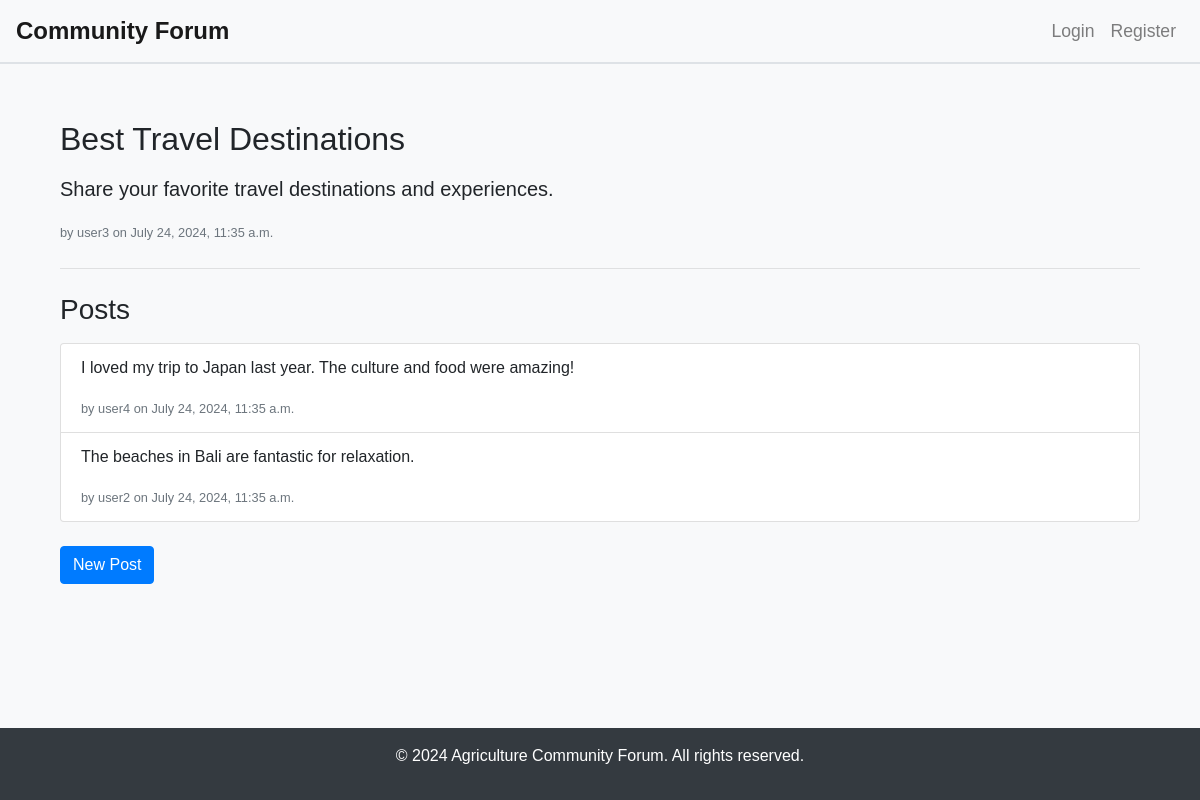
Screenshot of /category/travel/thread/best-travel-destinations/ with the database file from the repository.
### forum/models.py (models this page shows, shortened)
class Thread(models.Model):
    title = models.CharField(max_length=255)
    slug = models.SlugField(max_length=255, unique=True, blank=True)
    content = models.TextField()
    category = models.ForeignKey(
        Category, related_name='threads', on_delete=models.CASCADE)
    author = models.ForeignKey(
        User, related_name='threads', on_delete=models.CASCADE)
    is_published = models.BooleanField(default=True)
    tags = models.CharField(max_length=255, blank=True)
    created_at = models.DateTimeField(auto_now_add=True)
    updated_at = models.DateTimeField(auto_now=True)

class Post(models.Model):
    content = models.TextField()
    thread = models.ForeignKey(
        Thread, related_name='posts', on_delete=models.CASCADE)
    author = models.ForeignKey(
        User, related_name='posts', on_delete=models.CASCADE)
    is_approved = models.BooleanField(default=True)
    created_at = models.DateTimeField(auto_now_add=True)
    updated_at = models.DateTimeField(auto_now=True)

### forum/views.py (the view)
def thread_detail(request, category_slug, thread_slug):
    thread = get_object_or_404(
        Thread, slug=thread_slug, category__slug=category_slug, is_published=True)
    posts = thread.posts.filter(is_approved=True)
    return render(request, 'forum/thread_detail.html', {'thread': thread, 'posts': posts})

### forum/templates/forum/thread_detail.html
{% extends 'forum/base.html' %}
{% block content %}
<div class="container">
    <h2 class="mb-3">{{ thread.title }}</h2>
    <p class="lead">{{ thread.content }}</p>
    <small class="text-muted">by {{ thread.author.username }} on {{ thread.created_at }}</small>
    <hr class="my-4">
    <h3 class="mb-3">Posts</h3>
    <ul class="list-group mb-4">
        {% for post in posts %}
            <li class="list-group-item">
                <p>{{ post.content }}</p>
                <small class="text-muted">by {{ post.author.username }} on {{ post.created_at }}</small>
            </li>
        {% empty %}
            <li class="list-group-item text-center">No posts yet.</li>
        {% endfor %}
    </ul>
    <a href="{% url 'new_post' thread.category.slug thread.slug %}" class="btn btn-primary">New Post</a>
</div>
{% endblock %}

### forum/templates/forum/base.html (style rules this page uses)
html, body { height: 100%; margin: 0; }
body { font-family: Arial, sans-serif; background-color: #f8f9fa; display: flex; flex-direction: column; }
.container { flex: 1; margin-top: 2rem; }

### rows the page displays
Thread: title "Best Travel Destinations", content "Share your favorite travel destinations and experiences.", author.username "user3", created_at "July 24, 2024, 11:35 a.m."
Post: content "I loved my trip to Japan last year. The culture and food were amazing!", author.username "user4", created_at "July 24, 2024, 11:35 a.m."
Post: content "The beaches in Bali are fantastic for relaxation.", author.username "user2", created_at "July 24, 2024, 11:35 a.m."
